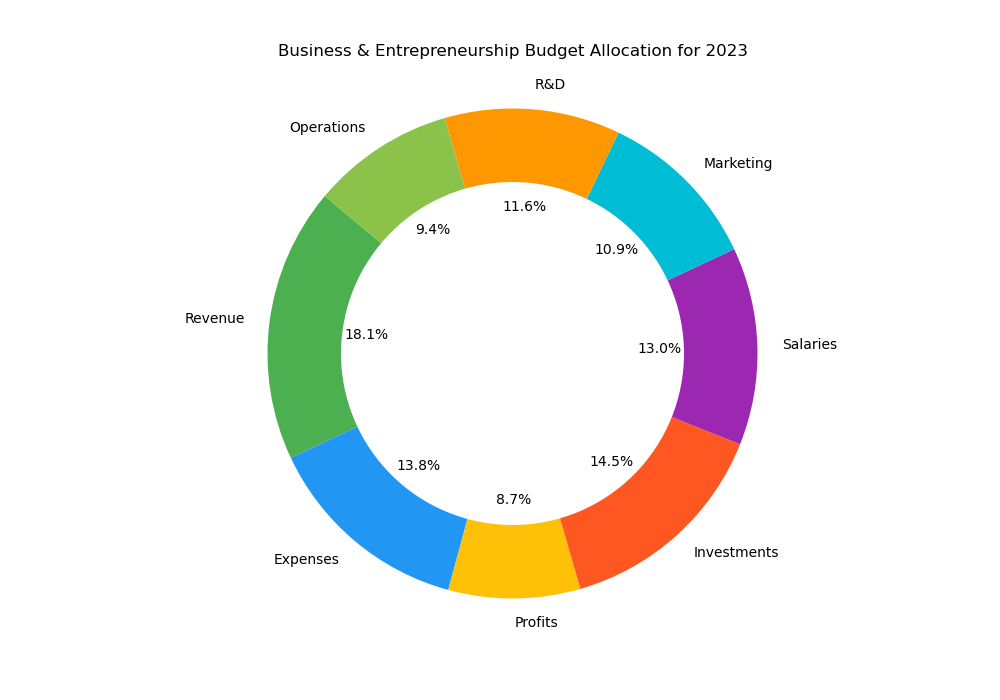

Python code for this plot:

import matplotlib.pyplot as plt

# Data to plot
categories = ['Revenue', 'Expenses', 'Profits', 'Investments', 'Salaries', 'Marketing', 'R&D', 'Operations']
values = [250, 190, 120, 200, 180, 150, 160, 130]
colors = ['#4CAF50', '#2196F3', '#FFC107', '#FF5722', '#9C27B0', '#00BCD4', '#FF9800', '#8BC34A']

# Create pie chart
plt.figure(figsize=(10, 7))
plt.pie(values, labels=categories, colors=colors, autopct='%1.1f%%', startangle=140)

# Draw a circle at the center of pie to make it look like a donut
centre_circle = plt.Circle((0,0),0.70,fc='white')
fig = plt.gcf()
fig.gca().add_artist(centre_circle)

plt.axis('equal')  # Equal aspect ratio ensures that pie is drawn as a circle.
plt.title('Business & Entrepreneurship Budget Allocation for 2023', pad=20)
plt.show()
